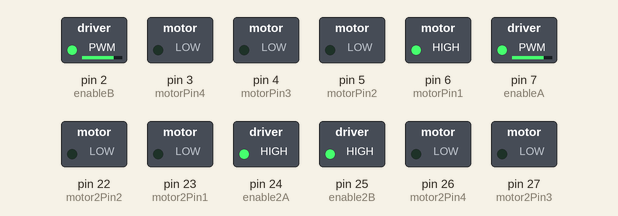
This sketch was run on a simulated Arduino Mega 2560, built with avr-gcc and run on an emulated ATmega2560. On the bench: switched loads named in the sketch (green lamp = pin HIGH).

Above: at 0.1 s.
At 2.1 s:
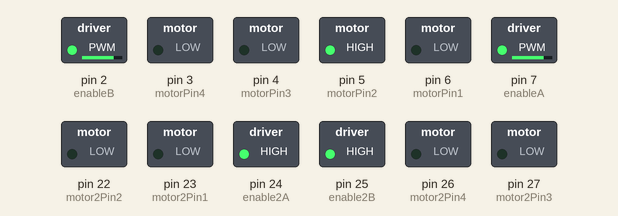
At 4.1 s:
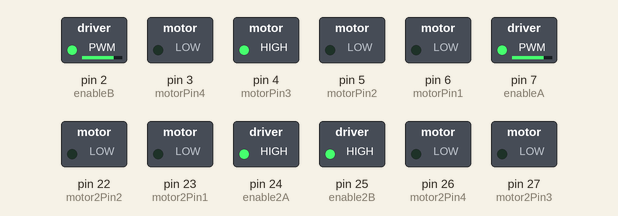
At 8.1 s:
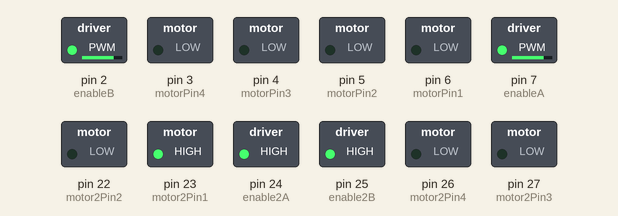
At 12.1 s:
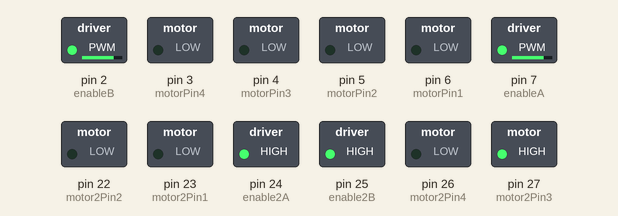
At 16.1 s:
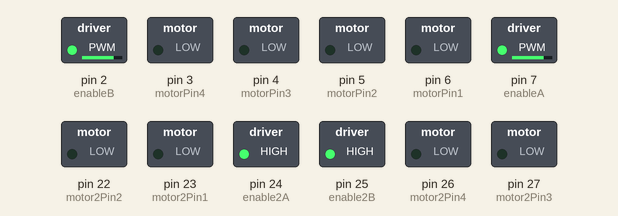
Timing chart, 0 to 17.6 s (numbered marks = the images above):
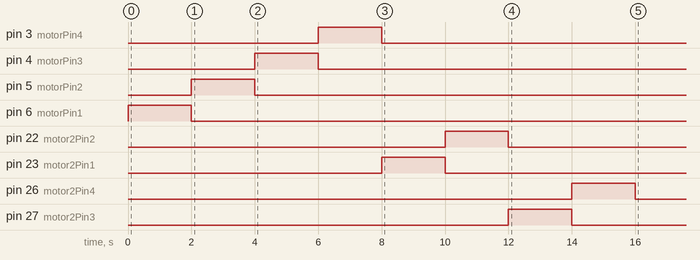

The sketch:

FourMotorTest.ino
```cpp
//L293D
//enable

//CONTROL MOTOR 1
const int enableA = 7;
const int enableB = 2;

//Motor A
const int motorPin1  = 6;  // Pin 14 of L293
const int motorPin2  = 5;  // Pin 10 of L293
//Motor B
const int motorPin3  = 4; // Pin  7 of L293
const int motorPin4  = 3;  // Pin  2 of L293

//CONTROL MOTOR 2
const int enable2A = 24;
const int enable2B = 25;

//Motor A
const int motor2Pin1  = 23;  // Pin 14 of L293
const int motor2Pin2  = 22;  // Pin 10 of L293
//Motor B
const int motor2Pin3  = 27; // Pin  7 of L293
const int motor2Pin4  = 26;  // Pin  2 of L293

//This will run only one time.
void setup(){

    //Set pins as outputs
    pinMode(enableA, OUTPUT);
    pinMode(enableB, OUTPUT);
    pinMode(motorPin1, OUTPUT);
    pinMode(motorPin2, OUTPUT);
    pinMode(motorPin3, OUTPUT);
    pinMode(motorPin4, OUTPUT);

    pinMode(enable2A, OUTPUT);
    pinMode(enable2B, OUTPUT);
    pinMode(motor2Pin1, OUTPUT);
    pinMode(motor2Pin2, OUTPUT);
    pinMode(motor2Pin3, OUTPUT);
    pinMode(motor2Pin4, OUTPUT);

    //enable
    analogWrite(enableA, 200);
    analogWrite(enableB, 200);

    analogWrite(enable2A, 200);
    analogWrite(enable2B, 200);

    //Motor Control - Motor A: motorPin1,motorpin2 & Motor B: motorpin3,motorpin4

    //This code  will turn Motor A (#1) clockwise (FORWARDS) for 2 sec.
    digitalWrite(motorPin1, HIGH);
    digitalWrite(motorPin2, LOW);
    digitalWrite(motorPin3, LOW);
    digitalWrite(motorPin4, LOW);
    delay(2000);
    //This code will turn Motor A (#1) counter-clockwise (BACKWARDS) for 2 sec.
    digitalWrite(motorPin1, LOW);
    digitalWrite(motorPin2, HIGH);
    digitalWrite(motorPin3, LOW);
    digitalWrite(motorPin4, LOW);
    delay(2000);

    //This code will turn Motor B (#2) counter-clockwise (FORWARDS) for 2 sec.
    digitalWrite(motorPin1, LOW);
    digitalWrite(motorPin2, LOW);
    digitalWrite(motorPin3, HIGH);
    digitalWrite(motorPin4, LOW);
    delay(2000);

    //This code will turn Motor B (#2) clockwise (BACKWARDS) for 2 sec.
    digitalWrite(motorPin1, LOW);
    digitalWrite(motorPin2, LOW);
    digitalWrite(motorPin3, LOW);
    digitalWrite(motorPin4, HIGH);
    delay(2000);

    //And this code will stop motors
    digitalWrite(motorPin1, LOW);
    digitalWrite(motorPin2, LOW);
    digitalWrite(motorPin3, LOW);
    digitalWrite(motorPin4, LOW);

    //This code  will turn Motor 2A (#3) counter-clockwise (FORWARDS) for 2 sec.
    digitalWrite(motor2Pin1, HIGH);
    digitalWrite(motor2Pin2, LOW);
    digitalWrite(motor2Pin3, LOW);
    digitalWrite(motor2Pin4, LOW);
    delay(2000);

    //This code will turn Motor 2A (#3) clockwise (BACKWARDS) for 2 sec.
    digitalWrite(motor2Pin1, LOW);
    digitalWrite(motor2Pin2, HIGH);
    digitalWrite(motor2Pin3, LOW);
    digitalWrite(motor2Pin4, LOW);
    delay(2000);

    //This code  will turn Motor 2B (#4) clockwise (FORWARDS) for 2 sec.
    digitalWrite(motor2Pin1, LOW);
    digitalWrite(motor2Pin2, LOW);
    digitalWrite(motor2Pin3, HIGH);
    digitalWrite(motor2Pin4, LOW);
    delay(2000);
    //This code will turn Motor 2B (#4) counter-clockwise (BACKWARDS) for 2 sec.
    digitalWrite(motor2Pin1, LOW);
    digitalWrite(motor2Pin2, LOW);
    digitalWrite(motor2Pin3, LOW);
    digitalWrite(motor2Pin4, HIGH);
    delay(2000);

    //And this code will stop motors
    digitalWrite(motor2Pin1, LOW);
    digitalWrite(motor2Pin2, LOW);
    digitalWrite(motor2Pin3, LOW);
    digitalWrite(motor2Pin4, LOW);


}

void loop(){


}
```
